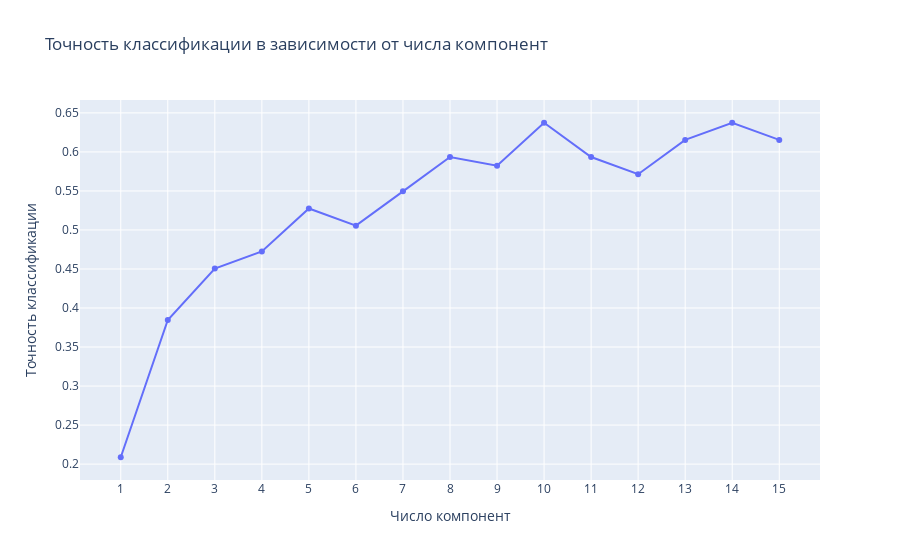

The notebook cell saved with this chart:
### Code cell
sorted_data = sorted(num_features_to_acc.items(), key=lambda item: item[0], reverse=True)
x, y = zip(*sorted_data)

fig = go.Figure(data=go.Scatter(x=x, y=y))
fig.update_layout(
    title="Точность классификации в зависимости от числа компонент",
    xaxis_title="Число компонент",
    yaxis_title="Точность классификации",
)
fig.update_xaxes(tickmode='array', tickvals=list(range(1, 16)))

fig.show()

### Figure 1 — Plotly figure (JSON) as saved in the notebook; plotly's stock layout.template omitted (floating-point values rounded to 4 significant figures)
{"data": [{"type": "scatter", "x": [15, 14, 13, 12, 11, 10, 9, 8, 7, 6, 5, 4, 3, 2, 1], "y": [0.6154, 0.6374, 0.6154, 0.5714, 0.5934, 0.6374, 0.5824, 0.5934, 0.5495, 0.5055, 0.5275, 0.4725, 0.4505, 0.3846, 0.2088]}], "layout": {"title": {"text": "Точность классификации в зависимости от числа компонент"}, "xaxis": {"tickmode": "array", "tickvals": [1, 2, 3, 4, 5, 6, 7, 8, 9, 10, 11, 12, 13, 14, 15], "title": {"text": "Число компонент"}}, "yaxis": {"title": {"text": "Точность классификации"}}}}
